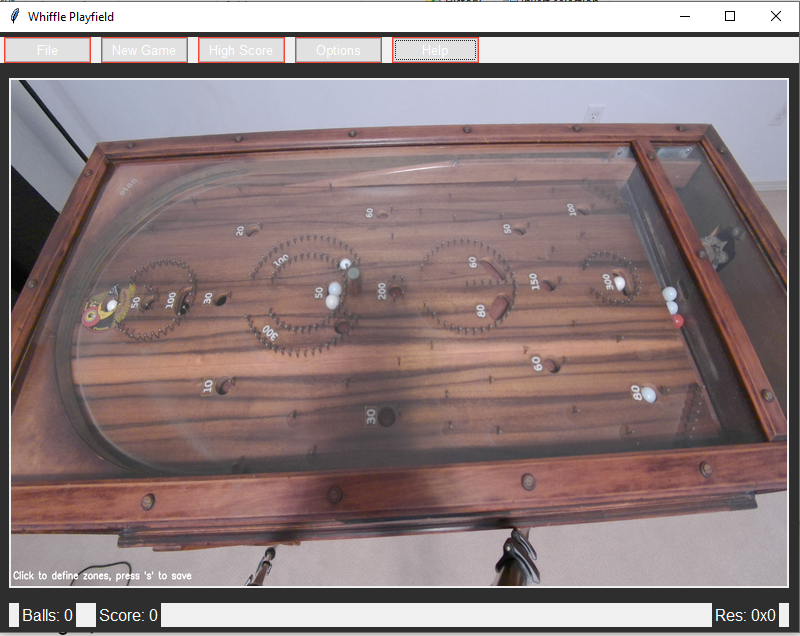
#> input picture 1.0/whiffle_theta.PNG, 800 x 636 px; its folder holds only this picture in this run
$ python -i whiffle_theta.py   (imports and definitions only)
#> lines starting #> are read from the running program, lines starting #| are printed output that depends on the picture; after the words box and inside, x2 and y2 are one past the last pixel; in counts of white or black regions, pixels touching at a corner belong together
#> further down, picture is the input picture: shape (636, 800, 3); mean B, G, R 126.2, 125.6, 142.5
import cv2
import numpy as np
import json
import os
import sys
import time
import tkinter as tk
from tkinter import ttk
from PIL import Image, ImageTk

# Fixed radius for scoring zones
ZONE_RADIUS = 30  # Scoring radius
CALIBRATION_VISUAL_RADIUS = 15  # Visual feedback radius

# Files
CALIBRATION_FILE = "whiffle_zones.json"
HIGH_SCORE_FILE = "whiffle_high_score.json"

# Detection settings
BALL_COLOR_RANGE = {"lower_white": [0, 0, 200], "upper_white": [180, 50, 255]}

# Game state
current_score = 0
high_score = 0

# [18 lines left out: functions load_point_zones, save_point_zones, load_high_score, not called in this run]

def save_high_score():
    with open(HIGH_SCORE_FILE, 'w') as f:
        json.dump({"high_score": high_score}, f)

# [17 lines left out: function set_webcam_resolution, not called in this run]

def detect_balls(frame):
    hsv = cv2.cvtColor(frame, cv2.COLOR_BGR2HSV)
#> hsv: shape (636, 800, 3); mean H, S, V 69, 40.7, 144.9
    lower_white = np.array(BALL_COLOR_RANGE["lower_white"])
    upper_white = np.array(BALL_COLOR_RANGE["upper_white"])
    mask = cv2.inRange(hsv, lower_white, upper_white)
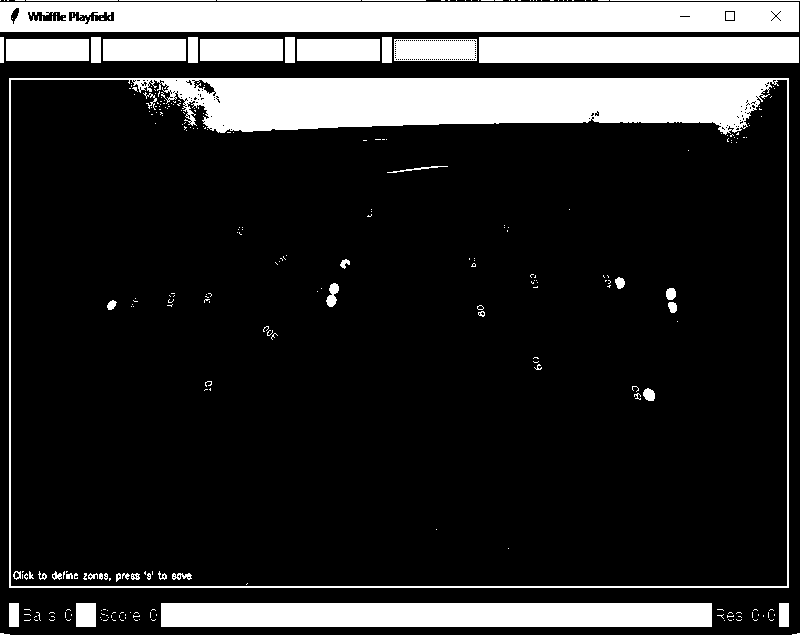
#> mask: shape (636, 800); 17.9% white; 297 white regions (247 under 20 px), largest, box (x1, y1, x2, y2) and area: (9, 78, 789, 588) 31328, (0, 2, 799, 32) 23234, (161, 603, 712, 627) 13224
    mask = cv2.erode(mask, None, iterations=2)
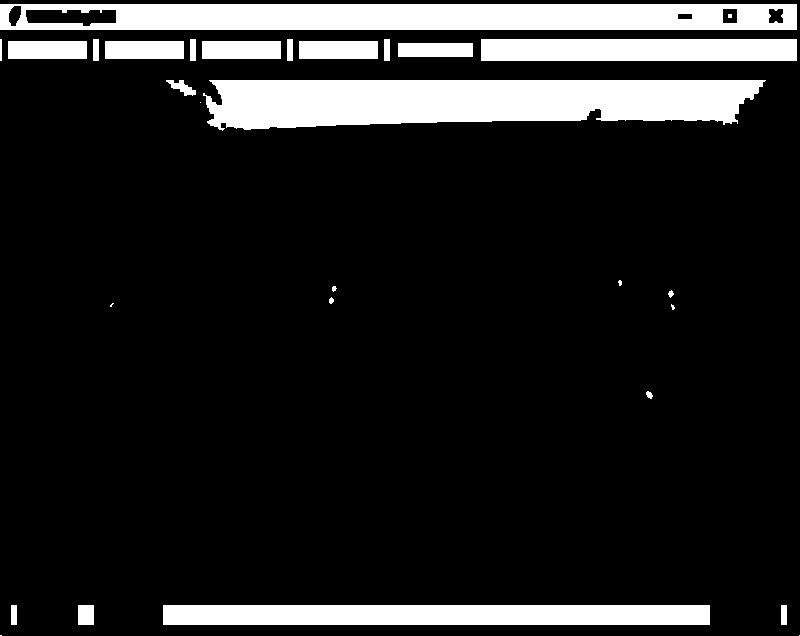
#> mask: shape (636, 800); 13.4% white; 29 white regions (7 under 20 px), largest, box (x1, y1, x2, y2) and area: (203, 80, 766, 131) 22976, (0, 4, 797, 30) 18964, (163, 605, 710, 625) 10940
    mask = cv2.dilate(mask, None, iterations=2)
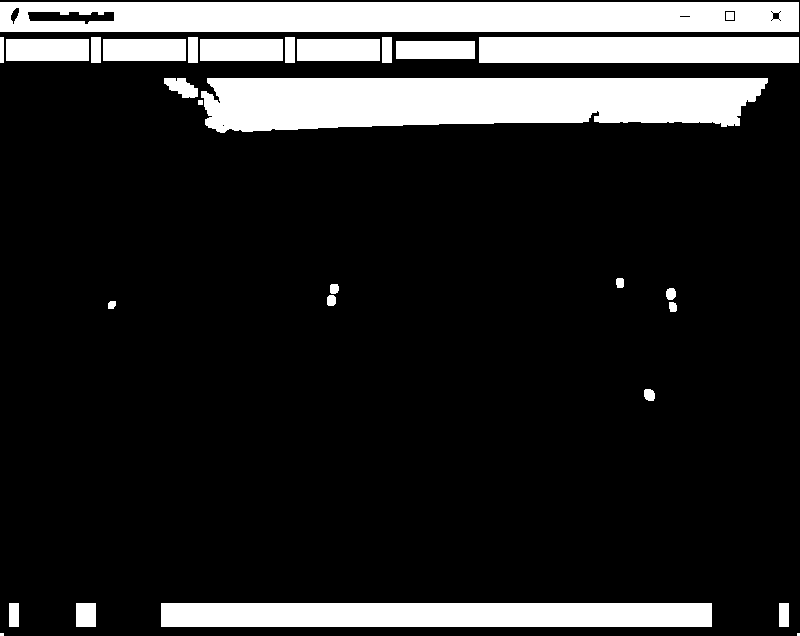
#> mask: shape (636, 800); 16.2% white; 29 white regions (2 under 20 px)
    contours, _ = cv2.findContours(mask, cv2.RETR_EXTERNAL, cv2.CHAIN_APPROX_SIMPLE)
#> contours = 28 contours, 3 with area under 20; largest, box (x1, y1, x2, y2) and area: (201, 78, 768, 133) 25117, (0, 2, 799, 32) 23142, (161, 603, 712, 627) 12650, (479, 37, 799, 63) 7975, (297, 39, 380, 61) 1722

    balls = []
    for contour in contours:
        ((x, y), radius) = cv2.minEnclosingCircle(contour)
        if radius > 10:
            balls.append((int(x), int(y), int(radius)))
#> this loop made 28 passes
#> (contour, x, y, radius) on passes 1, 2, 3, 4, 5, 6, 14, 17, 18: ([[797, 633], [797, 635], [799, 635], [799, 633]], 798, 634, 1.41), ([[0, 633], [0, 635], [3, 635], [3, 633]], 1.5, 634, 1.8), ([[779, 603], [779, 626], [788, 626], [788, 603]], 783.5, 614.5, 12.35), ([[161, 603], [161, 626], [711, 626], [711, 603]], 436, 614.5, 275.2), ([[76, 603], [76, 626], [95, 626], [95, 603]], 85.5, 614.5, 14.92), ([[9, 603], [9, 626], [18, 626], [18, 603]], 13.5, 614.5, 12.35), ([[198, 100], [198, 104], [202, 104], [202, 100]], 200, 102, 2.83), ([[396, 41], [396, 58], [474, 58], [474, 41]], 435, 49.5, 39.92), ([[297, 39], [297, 60], [379, 60], [379, 39]], 338, 49.5, 42.32)
#> (x, y, radius) on passes 7 to 12: (649, 394.5, 6.8), (672, 306.5, 5.41), (111.5, 304.5, 4.95), (330.5, 300, 5.59), (670.5, 293.5, 6.04), (334, 288.5, 5.41)
#> after the loop, balls = [(783, 614, 12), (436, 614, 275), (85, 614, 14), (13, 614, 12), (484, 87, 283), (180, 87, 18), (435, 49, 39), (338, 49, 42), (241, 49, 42), (144, 49, 42), (47, 49, 42), (638, 49, 159), (386, 49, 13), (289, 49, 13), (192, 49, 13), (95, 49, 13), (1, 49, 12), (399, 16, 399)]
    return balls

# [9 lines left out: function calculate_score, not called in this run]

class OptionsWindow:
    # [54 lines left out: functions __init__, save, not called in this run]

    def close(self):
        self.root.destroy()

class HelpWindow:
    # [34 lines left out: function __init__, not called in this run]

    def close(self):
        self.root.destroy()

class WhiffleGame:
    # [96 lines left out: functions __init__, file_menu, save_file, load_file, not called in this run]

    def new_game(self):
        global current_score
        current_score = 0

    # [12 lines left out: function high_score, not called in this run]

    def options_menu(self):
        OptionsWindow()

    def help_menu(self):
        HelpWindow()

    # [88 lines left out: functions canvas_click, update_frame, not called in this run]

    def destroy(self):
        self.cap.release()
        self.root.destroy()

# [4 lines not run here, left out]

>>> import cv2
>>> picture = cv2.imread('whiffle_theta.PNG')
>>> result = detect_balls(picture)
#> result has the same summary as balls in detect_balls
